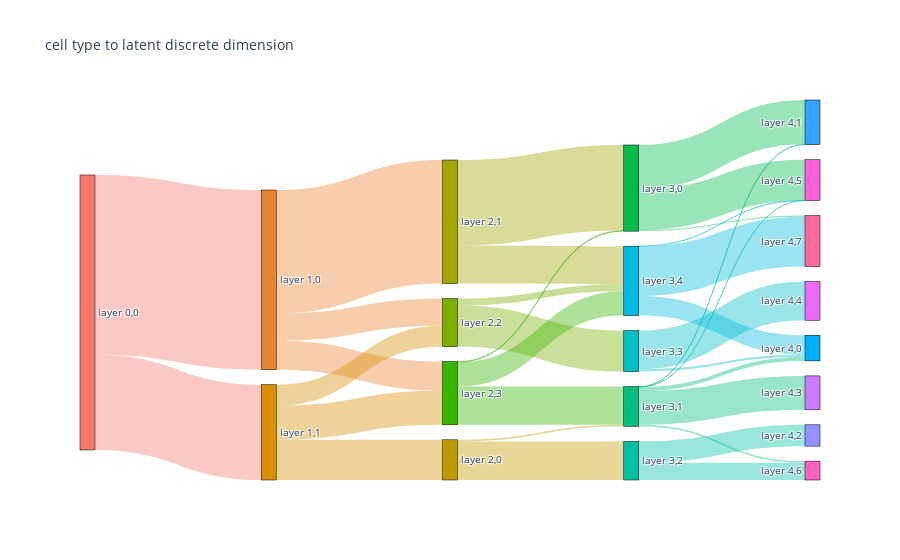

Source (notebook cell):
### Code cell
fig = go.Figure(data=[go.Sankey(
    valueformat = ".0f",
    # Define nodes
    node = dict(
      pad = 15,
      thickness = 15,
      line = dict(color = "black", width = 0.5),
      label =  data['node']['label'],
      color =  data['node']['color']
    ),
    # Add links
    link = dict(
      source =  data['link']['source'],
      target =  data['link']['target'],
      value =  data['link']['value'],
      label =  data['link']['label'],
      color =  data['link']['color']
))])

fig.update_layout(title_text="cell type to latent discrete dimension",
                  font_size=10)
fig.show()

### Figure 1 — Plotly figure (JSON) as saved in the notebook; plotly's stock layout.template omitted (floating-point values rounded to 4 significant figures)
{"data": [{"link": {"color": ["rgba(248,118,109,0.4)", "rgba(248,118,109,0.4)", "rgba(234,131,49,0.4)", "rgba(234,131,49,0.4)", "rgba(234,131,49,0.4)", "rgba(234,131,49,0.4)", "rgba(216,144,0,0.4)", "rgba(216,144,0,0.4)", "rgba(216,144,0,0.4)", "rgba(216,144,0,0.4)", "rgba(192,155,0,0.4)", "rgba(192,155,0,0.4)", "rgba(192,155,0,0.4)", "rgba(192,155,0,0.4)", "rgba(192,155,0,0.4)", "rgba(163,165,0,0.4)", "rgba(163,165,0,0.4)", "rgba(163,165,0,0.4)", "rgba(163,165,0,0.4)", "rgba(163,165,0,0.4)", "rgba(124,174,0,0.4)", "rgba(124,174,0,0.4)", "rgba(124,174,0,0.4)", "rgba(124,174,0,0.4)", "rgba(124,174,0,0.4)", "rgba(57,182,0,0.4)", "rgba(57,182,0,0.4)", "rgba(57,182,0,0.4)", "rgba(57,182,0,0.4)", "rgba(57,182,0,0.4)", "rgba(0,187,78,0.4)", "rgba(0,187,78,0.4)", "rgba(0,187,78,0.4)", "rgba(0,187,78,0.4)", "rgba(0,187,78,0.4)", "rgba(0,187,78,0.4)", "rgba(0,187,78,0.4)", "rgba(0,187,78,0.4)", "rgba(0,191,125,0.4)", "rgba(0,191,125,0.4)", "rgba(0,191,125,0.4)", "rgba(0,191,125,0.4)", "rgba(0,191,125,0.4)", "rgba(0,191,125,0.4)", "rgba(0,191,125,0.4)", "rgba(0,191,125,0.4)", "rgba(0,193,163,0.4)", "rgba(0,193,163,0.4)", "rgba(0,193,163,0.4)", "rgba(0,193,163,0.4)", "rgba(0,193,163,0.4)", "rgba(0,193,163,0.4)", "rgba(0,193,163,0.4)", "rgba(0,193,163,0.4)", "rgba(0,191,196,0.4)", "rgba(0,191,196,0.4)", "rgba(0,191,196,0.4)", "rgba(0,191,196,0.4)", "rgba(0,191,196,0.4)", "rgba(0,191,196,0.4)", "rgba(0,191,196,0.4)", "rgba(0,191,196,0.4)", "rgba(0,186,224,0.4)", "rgba(0,186,224,0.4)", "rgba(0,186,224,0.4)", "rgba(0,186,224,0.4)", "rgba(0,186,224,0.4)", "rgba(0,186,224,0.4)", "rgba(0,186,224,0.4)", "rgba(0,186,224,0.4)"], "label": ["", "", "", "", "", "", "", "", "", "", "", "", "", "", "", "", "", "", "", "", "", "", "", "", "", "", "", "", "", "", "", "", "", "", "", "", "", "", "", "", "", "", "", "", "", "", "", "", "", "", "", "", "", "", "", "", "", "", "", "", "", "", "", "", "", "", "", "", "", ""], "source": [0, 0, 1, 1, 1, 1, 2, 2, 2, 2, 3, 3, 3, 3, 3, 4, 4, 4, 4, 4, 5, 5, 5, 5, 5, 6, 6, 6, 6, 6, 7, 7, 7, 7, 7, 7, 7, 7, 8, 8, 8, 8, 8, 8, 8, 8, 9, 9, 9, 9, 9, 9, 9, 9, 10, 10, 10, 10, 10, 10, 10, 10, 11, 11, 11, 11, 11, 11, 11, 11], "target": [1, 2, 3, 4, 5, 6, 3, 4, 5, 6, 7, 8, 9, 10, 11, 7, 8, 9, 10, 11, 7, 8, 9, 10, 11, 7, 8, 9, 10, 11, 12, 13, 14, 15, 16, 17, 18, 19, 12, 13, 14, 15, 16, 17, 18, 19, 12, 13, 14, 15, 16, 17, 18, 19, 12, 13, 14, 15, 16, 17, 18, 19, 12, 13, 14, 15, 16, 17, 18, 19], "value": [2088, 1107, 0, 1435, 317, 336, 467, 0, 242, 398, 0, 19, 448, 0, 0, 993, 0, 0, 0, 442, 0, 0, 0, 477, 82, 8, 444, 0, 0, 282, 0, 514, 0, 0, 0, 473, 0, 14, 44, 5, 0, 394, 0, 1, 19, 0, 0, 0, 248, 0, 0, 0, 200, 0, 27, 0, 0, 0, 450, 0, 0, 0, 227, 0, 0, 0, 0, 1, 0, 578]}, "node": {"color": ["#F8766D", "#EA8331", "#D89000", "#C09B00", "#A3A500", "#7CAE00", "#39B600", "#00BB4E", "#00BF7D", "#00C1A3", "#00BFC4", "#00BAE0", "#00B0F6", "#35A2FF", "#9590FF", "#C77CFF", "#E76BF3", "#FA62DB", "#FF62BC", "#FF6A98"], "label": [["layer 0", 0], ["layer 1", 0], ["layer 1", 1], ["layer 2", 0], ["layer 2", 1], ["layer 2", 2], ["layer 2", 3], ["layer 3", 0], ["layer 3", 1], ["layer 3", 2], ["layer 3", 3], ["layer 3", 4], ["layer 4", 0], ["layer 4", 1], ["layer 4", 2], ["layer 4", 3], ["layer 4", 4], ["layer 4", 5], ["layer 4", 6], ["layer 4", 7]], "line": {"color": "black", "width": 0.5}, "pad": 15, "thickness": 15}, "type": "sankey", "valueformat": ".0f"}], "layout": {"font": {"size": 10}, "title": {"text": "cell type to latent discrete dimension"}}}
